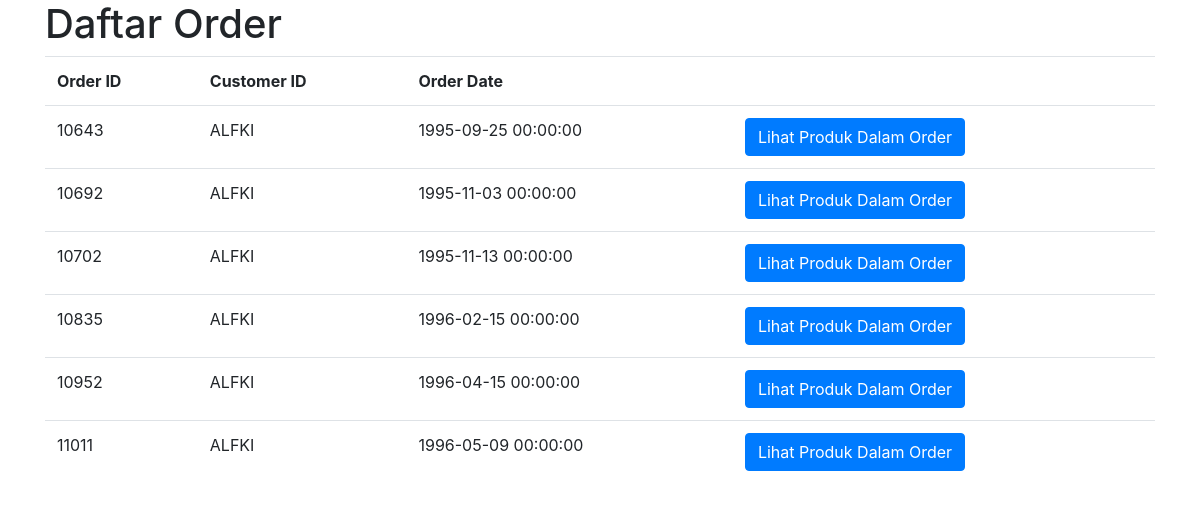
The app's page /nwind/orders.php?cid=ALFKI with its own data.
### tables this page shows
CREATE TABLE `orders` (
  `OrderID` int(11) NOT NULL default '0',
  `CustomerID` varchar(5) default NULL,
  `EmployeeID` int(11) default NULL,
  `OrderDate` datetime default NULL,
  `RequiredDate` datetime default NULL,
  `ShippedDate` datetime default NULL,
  `ShipVia` int(11) default NULL,
  `Freight` double default NULL,
  `ShipName` varchar(40) default NULL,
  `ShipAddress` varchar(60) default NULL,
  `ShipCity` varchar(15) default NULL,
  `ShipRegion` varchar(15) default NULL,
  `ShipPostalCode` varchar(10) default NULL,
  `ShipCountry` varchar(15) default NULL,
  PRIMARY KEY  (`OrderID`)
);

### nwind/orders.php (the view, shortened to what this page needs)
<!DOCTYPE html>
<html lang="en">
<head>
    <link rel="stylesheet" href="https://stackpath.bootstrapcdn.com/bootstrap/4.3.1/css/bootstrap.min.css">
</head>
<body>
    <div class="container">
    <h1>Daftar Order</h1>
    <table class="table">
        <tr>
            <th scope="col">Order ID</th>
            <th scope="col">Customer ID</th>
            <th scope="col">Order Date</th>
            <th scope="col"> </th>
        </tr>
        <?php
             $cid=$_GET['cid'];
             $host="localhost";
             $user="root";
             $password="";
             $database="ok";
             $link= mysqli_connect ($host, $user, $password, $database);
             $sql="select * from orders where CustomerID='$cid' ";
             $query= mysqli_query($link,$sql);
             while( $row=mysqli_fetch_object($query))
             {
                 echo "<tr>";
                 echo "<td>$row->OrderID</td>";
                 echo "<td>$row->CustomerID </td>";
                 echo "<td>$row->OrderDate </td>";
                 ?>
                 <td><a href="order-details.php?oid=<?php echo ($row->OrderID) ?>" ><button class="btn btn-primary">Lihat Produk Dalam Order</button></a></td>
                 <?php
                 echo "</tr>";
             }
        ?>
    </table>
    </div>
</body>
</html>

### records on screen
orders: OrderID "10643", CustomerID "ALFKI", OrderDate "1995-09-25 00:00:00"
orders: OrderID "10692", CustomerID "ALFKI", OrderDate "1995-11-03 00:00:00"
orders: OrderID "10702", CustomerID "ALFKI", OrderDate "1995-11-13 00:00:00"
orders: OrderID "10835", CustomerID "ALFKI", OrderDate "1996-02-15 00:00:00"
orders: OrderID "10952", CustomerID "ALFKI", OrderDate "1996-04-15 00:00:00"
orders: OrderID "11011", CustomerID "ALFKI", OrderDate "1996-05-09 00:00:00"
